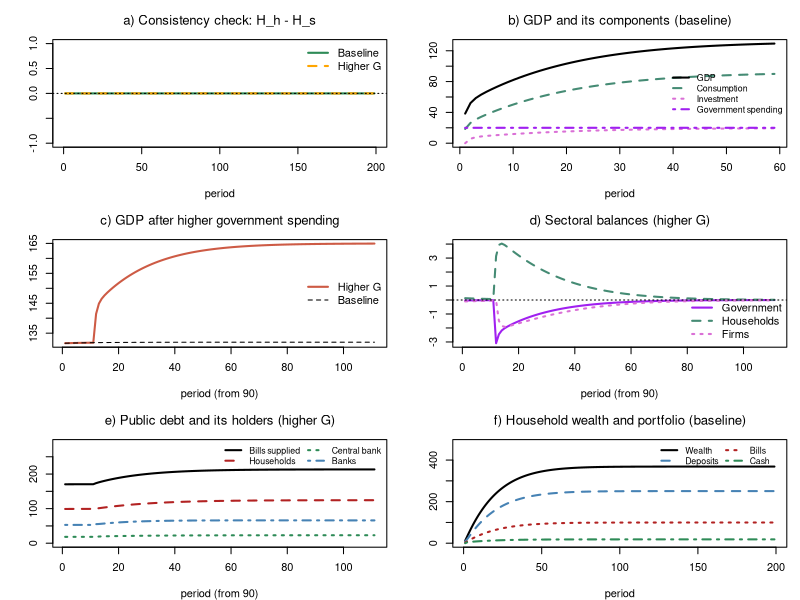

R code for this plot:
# *************************************************************************
#  Model SBM (aggregate)
#  A two-money world: PC (state money) + BMW (bank money), closed economy
#  Sources: Godley & Lavoie, Monetary Economics, chapters 4 and 7
#  Author: Marco Veronese Passarella
#  Last change: 20/11/2026
# *************************************************************************

# Clear environment
rm(list = ls(all = TRUE))

# Set model parameters ####
nPeriods    <- 200         # Periods
nScenarios  <- 2           # 1 baseline, 2 higher government spending
shockStart  <- 101         # Period at which the shock hits
alpha10     <- 0.68        # Propensity to consume out of disposable income: autonomous component
alpha11     <- 4           # Propensity to consume out of disposable income: sensitivity to the interest rate
alpha2      <- 0.1         # Propensity to consume out of wealth
lambda10    <- 0.25        # Portfolio: autonomous share of bills
lambda11    <- 1           # Portfolio: sensitivity of bills to interest rate
lambdac     <- 0.2         # Cash to (lagged) consumption ratio
theta       <- 0.2         # Average tax rate on income
delta       <- 0.1         # Depreciation rate
gamma       <- 0.1         # Speed of adjustment of capital to its target
kappa       <- 1.5         # Target capital-output ratio
pr          <- 1           # Labour productivity
Gbase       <- 20          # Government spending (baseline)
Gshock      <- 25          # Government spending (scenario 2)
psi         <- 1           # Fiscal rule: share of the extra interest bill offset by lower spending
rbar        <- 0.02        # Fiscal rule: reference interest rate

# Create the variables as matrices [scenario, period], all starting at zero ####

# A) Households
YD    <- matrix(0, nScenarios, nPeriods)  # Disposable income
C     <- matrix(0, nScenarios, nPeriods)  # Consumption
alpha1<- matrix(0, nScenarios, nPeriods)  # Propensity to consume out of disposable income
V     <- matrix(0, nScenarios, nPeriods)  # Net wealth
H_h   <- matrix(0, nScenarios, nPeriods)  # Cash held by households
B_h   <- matrix(0, nScenarios, nPeriods)  # Bills held by households
M_h   <- matrix(0, nScenarios, nPeriods)  # Bank deposits held by households

# B) Firms
Y     <- matrix(0, nScenarios, nPeriods)  # Output / income (GDP)
WB    <- matrix(0, nScenarios, nPeriods)  # Wage bill
N     <- matrix(0, nScenarios, nPeriods)  # Employment
w     <- matrix(0, nScenarios, nPeriods)  # Wage rate
I     <- matrix(0, nScenarios, nPeriods)  # Gross investment
K     <- matrix(0, nScenarios, nPeriods)  # Capital stock
KT    <- matrix(0, nScenarios, nPeriods)  # Target capital stock
DA    <- matrix(0, nScenarios, nPeriods)  # Depreciation allowances
AF    <- matrix(0, nScenarios, nPeriods)  # Amortisation funds
L_d   <- matrix(0, nScenarios, nPeriods)  # Demand for bank loans

# C) Banks
L_s   <- matrix(0, nScenarios, nPeriods)  # Supply of bank loans
M_s   <- matrix(0, nScenarios, nPeriods)  # Supply of bank deposits
B_b   <- matrix(0, nScenarios, nPeriods)  # Bills held by banks (if < 0, CB advances)
FB    <- matrix(0, nScenarios, nPeriods)  # Bank profits (distributed to households)

# D) Government and central bank
TAX   <- matrix(0, nScenarios, nPeriods)  # Taxes
PSBR  <- matrix(0, nScenarios, nPeriods)  # Public sector borrowing requirement
B_s   <- matrix(0, nScenarios, nPeriods)  # Bills supplied by government
B_cb  <- matrix(0, nScenarios, nPeriods)  # Bills held by central bank
F_cb  <- matrix(0, nScenarios, nPeriods)  # Central bank profits
H_s   <- matrix(0, nScenarios, nPeriods)  # Cash supplied by central bank

# Exogenous variables as matrices (so they can take scenario-specific shocks) ####
G0  <- matrix(Gbase, nScenarios, nPeriods)  # Government spending, exogenous component
G   <- matrix(Gbase, nScenarios, nPeriods)  # Government spending
rb  <- matrix(0.02,  nScenarios, nPeriods)  # Interest rate on bills (policy rate)
rm  <- matrix(0.02,  nScenarios, nPeriods)  # Interest rate on deposits
rl  <- matrix(0.02,  nScenarios, nPeriods)  # Interest rate on loans

# Loop over scenarios ####
for (j in 1:nScenarios) {

  # Time loop
  for (i in 2:nPeriods) {

    # Shocks ####
    if (i >= shockStart && j == 2) G0[j, i] <- Gshock        # higher government spending

    # Solve the SIMULTANEOUS equations by iteration
    for (iter in 1:100) {

      # A) HOUSEHOLDS ####
      YD[j, i]   = WB[j, i] - TAX[j, i] +
        rb[j, i - 1] * B_h[j, i - 1] + rm[j, i - 1] * M_h[j, i - 1] + FB[j, i]  # Disposable income (1)
      TAX[j, i]  = theta * (WB[j, i] + FB[j, i] + rb[j, i - 1] * B_h[j, i - 1] +
        rm[j, i - 1] * M_h[j, i - 1])                                        # Taxes on household income (2)
      V[j, i]    = V[j, i - 1] + (YD[j, i] - C[j, i])                       # Wealth accumulation (3)
      alpha1[j, i] = alpha10 - alpha11 * rb[j, i - 1]               # Propensity to consume and interest rate (4)
      C[j, i]    = alpha1[j, i] * YD[j, i] + alpha2 * V[j, i - 1]           # Consumption (5)
      H_h[j, i]  = lambdac * C[j, i - 1]                                    # Cash for transactions (6)
      B_h[j, i]  = V[j, i] * (lambda10 + lambda11 * rb[j, i])               # Demand for bills (7)
      M_h[j, i]  = V[j, i] - H_h[j, i] - B_h[j, i]                          # Deposits as buffer stock (8)

      # B) FIRMS ####
      Y[j, i]    = C[j, i] + I[j, i] + G[j, i]                              # GDP (9)
      WB[j, i]   = Y[j, i] - rl[j, i - 1] * L_d[j, i - 1] - AF[j, i]        # Wage bill = residual, no retained profits (10)
      N[j, i]    = Y[j, i] / pr                                             # Employment (11)
      w[j, i]    = WB[j, i] / N[j, i]                                       # Wage rate (12)
      KT[j, i]   = kappa * Y[j, i - 1]                                      # Target capital (13)
      DA[j, i]   = delta * K[j, i - 1]                                      # Depreciation allowances (14)
      AF[j, i]   = DA[j, i]                                                 # Amortisation funds (15)
      I[j, i]    = gamma * (KT[j, i] - K[j, i - 1]) + DA[j, i]              # Gross investment (16)
      K[j, i]    = K[j, i - 1] + I[j, i] - DA[j, i]                         # Capital accumulation (17)
      L_d[j, i]  = L_d[j, i - 1] + I[j, i] - AF[j, i]                       # Loans fund net investment   (18)

      # C) BANKS ####
      L_s[j, i]  = L_s[j, i - 1] + (L_d[j, i] - L_d[j, i - 1])              # Loans supplied on demand (19)
      M_s[j, i]  = M_s[j, i - 1] + (L_s[j, i] - L_s[j, i - 1])              # Loans create deposits (20)
      B_b[j, i]  = M_h[j, i] - M_s[j, i]                                    # Bills held by banks (21)
      FB[j, i]   = rl[j, i - 1] * L_s[j, i - 1] + rb[j, i - 1] * B_b[j, i - 1] -
        rm[j, i - 1] * M_h[j, i - 1]                                         # Bank profits (22)

      # D) GOVERNMENT AND CENTRAL BANK ####
      F_cb[j, i] = rb[j, i - 1] * B_cb[j, i - 1]                            # Central bank profits (23)
      G[j, i]    = G0[j, i] - psi * (rb[j, i - 1] - rbar) * B_s[j, i - 1]   # Fiscal rule (24)
      PSBR[j, i] = G[j, i] + rb[j, i - 1] * B_s[j, i - 1] - TAX[j, i] - F_cb[j, i] # Borrowing requirement (25)
      B_s[j, i]  = B_s[j, i - 1] + PSBR[j, i]                               # Supply of bills (26)
      B_cb[j, i] = B_s[j, i] - B_h[j, i] - B_b[j, i]                        # Central bank residual (27)
      H_s[j, i]  = H_s[j, i - 1] + (B_cb[j, i] - B_cb[j, i - 1])            # Supply of cash (28)
    }
  }
}

# Display the results ####
sfcGap <- max(abs(H_h[, 2:nPeriods] - H_s[, 2:nPeriods]))     # Hidden equation: H_h = H_s
cat(" ******************************")
cat("\n Max |H_h - H_s| =", sfcGap)
cat("\n ******************************")
cat("\n Baseline values at period", shockStart - 1, ": \n Y =", round(Y[1, shockStart - 1], 2),
    "\n V =", round(V[1, shockStart - 1], 2),
    "\n PSBR =", round(PSBR[1, shockStart - 1], 2),
    "\n B_s =", round(B_s[1, shockStart - 1], 2))
cat("\n ******************************")

# Plot the results ####
op = par(mfrow = c(3, 2), mar = c(4, 4, 3, 1))

# a) Consistency check (both scenarios): H_h - H_s should hug zero
plot(H_h[1, 2:nPeriods] - H_s[1, 2:nPeriods], type = "l", col = "seagreen", lwd = 2,
     font.main = 1, main = "a) Consistency check: H_h - H_s", xlab = "period", ylab = "",
     ylim = range(-1, 1))
lines(H_h[2, 2:nPeriods] - H_s[2, 2:nPeriods], col = "orange", lwd = 2, lty = 2)
abline(h = 0, lty = 3)
legend("topright", c("Baseline", "Higher G"), col = c("seagreen", "orange"),
       lwd = 2, lty = c(1, 2), bty = "n")

# b) Demand components building up (baseline)
yr = range(0, Y[1, 2:60])
plot(Y[1, 2:60], type = "l", col = "black", lwd = 2, font.main = 1,
     main = "b) GDP and its components (baseline)", xlab = "period", ylab = "", ylim = yr)
lines(C[1, 2:60], col = "aquamarine4", lwd = 2, lty = 2)
lines(I[1, 2:60], col = "orchid", lwd = 2, lty = 3)
lines(G[1, 2:60], col = "purple", lwd = 2, lty = 4)
legend("right", c("GDP", "Consumption", "Investment", "Government spending"),
       col = c("black", "aquamarine4", "orchid", "purple"),
       lwd = 2, lty = 1:4, bty = "n", cex = 0.8)

# c) GDP after the fiscal expansion
yr = range(Y[1, 90:nPeriods], Y[2, 90:nPeriods])
plot(Y[2, 90:nPeriods], type = "l", col = "coral3", lwd = 2, font.main = 1,
     main = "c) GDP after higher government spending", xlab = "period (from 90)", ylab = "",
     ylim = yr)
lines(Y[1, 90:nPeriods], col = "black", lwd = 1, lty = 2)
legend("right", c("Higher G", "Baseline"), col = c("coral3", "black"),
       lwd = c(2, 1), lty = c(1, 2), bty = "n")

# d) Sectoral balances after the fiscal expansion
NLh <- YD - C                                       # Household net lending (= saving)
NLf <- -(I - DA)                                    # Firm net lending (= - net investment)
yr = range(-PSBR[2, 90:nPeriods], NLh[2, 90:nPeriods], NLf[2, 90:nPeriods], 0)
plot(-PSBR[2, 90:nPeriods], type = "l", col = "purple", lwd = 2, font.main = 1,
     main = "d) Sectoral balances (higher G)", xlab = "period (from 90)", ylab = "",
     ylim = yr)
lines(NLh[2, 90:nPeriods], col = "aquamarine4", lwd = 2, lty = 2)
lines(NLf[2, 90:nPeriods], col = "orchid", lwd = 2, lty = 3)
abline(h = 0, lty = 3)
legend("bottomright", c("Government", "Households", "Firms"),
       col = c("purple", "aquamarine4", "orchid"), lwd = 2, lty = c(1, 2, 3), bty = "n")

# e) Public debt and its holders after the fiscal expansion
yr = c(min(0, B_s[2, 90:nPeriods], B_h[2, 90:nPeriods], B_cb[2, 90:nPeriods], B_b[2, 90:nPeriods]),
       1.35 * max(B_s[2, 90:nPeriods]))
plot(B_s[2, 90:nPeriods], type = "l", col = "black", lwd = 2, font.main = 1,
     main = "e) Public debt and its holders (higher G)", xlab = "period (from 90)", ylab = "",
     ylim = yr)
lines(B_h[2, 90:nPeriods], col = "firebrick", lwd = 2, lty = 2)
lines(B_cb[2, 90:nPeriods], col = "seagreen", lwd = 2, lty = 3)
lines(B_b[2, 90:nPeriods], col = "steelblue", lwd = 2, lty = 4)
legend("topright", c("Bills supplied", "Households", "Central bank", "Banks"),
       col = c("black", "firebrick", "seagreen", "steelblue"), lwd = 2, lty = 1:4,
       bty = "n", cex = 0.8, ncol = 2)

# f) Household portfolio (baseline)
yr = range(0, 1.3 * V[1, 2:nPeriods])
plot(V[1, 2:nPeriods], type = "l", col = "black", lwd = 2, font.main = 1,
     main = "f) Household wealth and portfolio (baseline)", xlab = "period", ylab = "", ylim = yr)
lines(M_h[1, 2:nPeriods], col = "steelblue", lwd = 2, lty = 2)
lines(B_h[1, 2:nPeriods], col = "firebrick", lwd = 2, lty = 3)
lines(H_h[1, 2:nPeriods], col = "seagreen", lwd = 2, lty = 4)
legend("topright", c("Wealth", "Deposits", "Bills", "Cash"), ncol = 2,
       col = c("black", "steelblue", "firebrick", "seagreen"),
       lwd = 2, lty = 1:4, bty = "n", cex = 0.8)

par(op)
